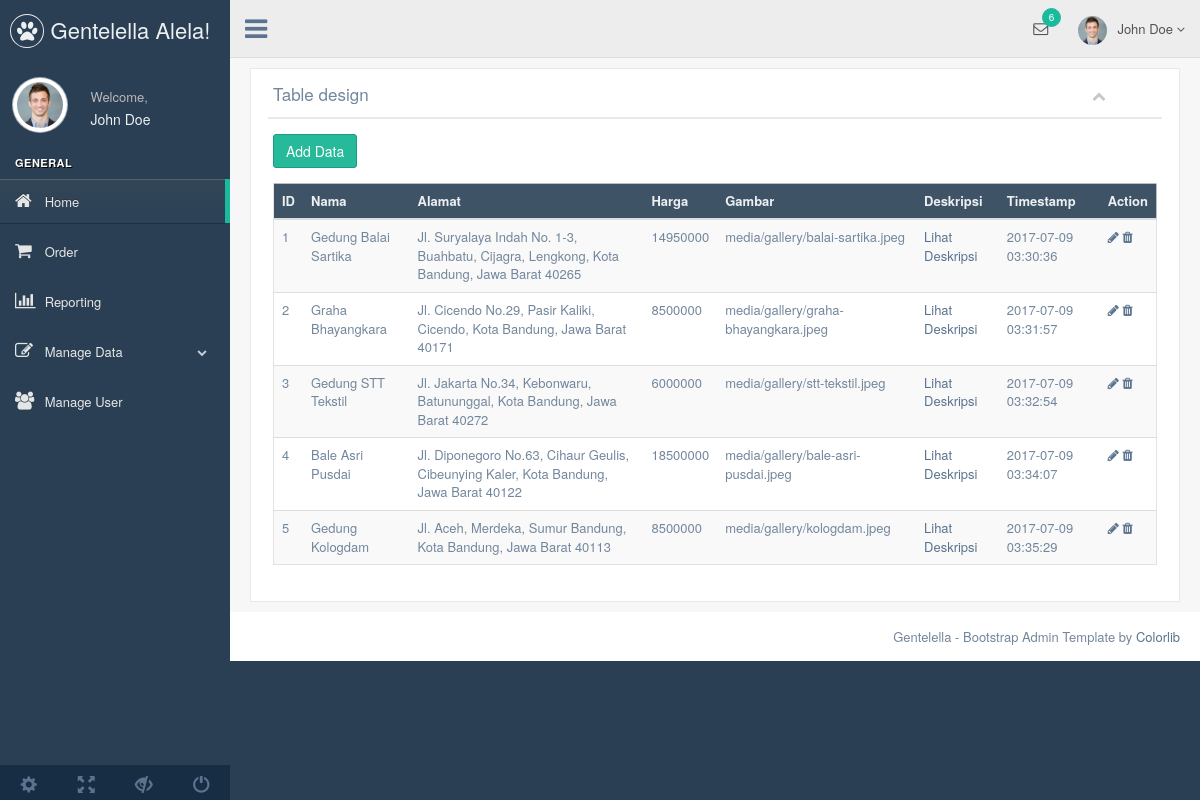
/admin/index.php?menu=gedung (signed in), run on an earlier commit of the app's database.
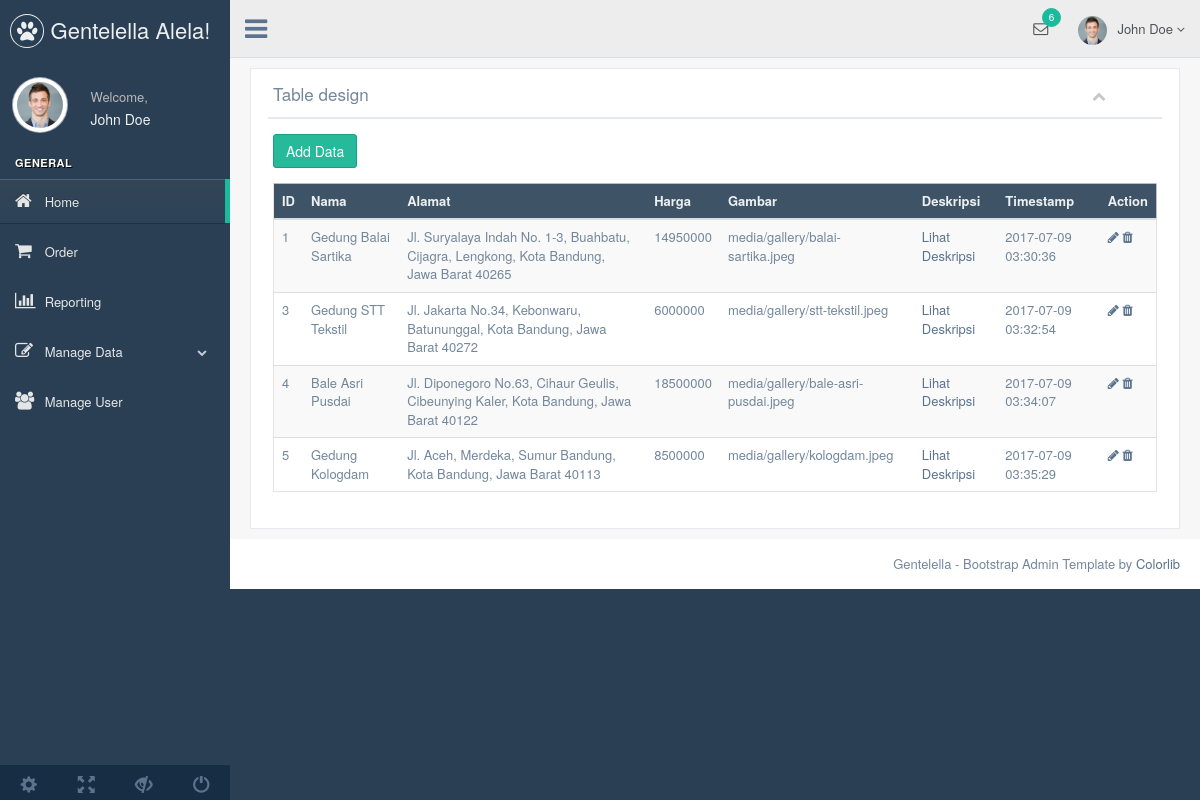
And on a later commit of the database.
### tables this page shows
CREATE TABLE `gedung` (
  `id` int(11) NOT NULL,
  `name` varchar(255) NOT NULL,
  `price` int(11) NOT NULL,
  `image` varchar(255) NOT NULL,
  `address` varchar(255) NOT NULL,
  `description` text NOT NULL,
  `create_date` timestamp NOT NULL DEFAULT CURRENT_TIMESTAMP ON UPDATE CURRENT_TIMESTAMP
);

### admin/gedung.php (the view, shortened to what this page needs)
<div class="row">
  <div class="col-md-12 col-sm-12 col-xs-12">
    <div class="x_panel">
      <div class="x_title">
        <h2>Table design <small>Custom design</small></h2>
        <ul class="nav navbar-right panel_toolbox">
          <li><a class="collapse-link"><i class="fa fa-chevron-up"></i></a></li>
        </ul>
        <div class="clearfix"></div>
      </div>
      <div class="x_content">
        <p><a href="#" class="btn btn-success" data-target="#ModalAdd" data-toggle="modal">Add Data</a></p>
        <div class="table-responsive">
          <table class="table table-striped jambo_table bulk_action">
            <thead>
              <tr class="headings">
                <th class="column-title">ID</th>
                <th class="column-title">Nama</th>
                <th class="column-title">Alamat</th>
                <th class="column-title">Harga</th>
                <th class="column-title">Gambar</th>
                <th class="column-title">Deskripsi</th>
                <th class="column-title">Timestamp</th>
                <th class="column-title no-link last"><span class="nobr">Action</span></th>
              </tr>
            </thead>
            <tbody>
              <?php
                include "koneksi.php";
                $tbname="gedung";
                $modal=mysqli_query($connection, "SELECT * FROM $tbname");
                while($r=mysqli_fetch_array($modal)){
              ?>
                <tr class="even pointer">
                    <td><?php echo $r['id']; ?></td>
                    <td><?php echo $r['name']; ?></td>
                    <td><?php echo $r['address']; ?></td>
                    <td><?php echo $r['price']; ?></td>
                    <td><?php echo $r['image']; ?></td>
                    <td><a href="#" data-target="#ModalDesc<?php echo $r['id']; ?>" data-toggle="modal">Lihat Deskripsi</a></td>
                    <td><?php echo $r['create_date']; ?></td>
                    <td>
                       <a href="#" class='open_modal' id='<?php echo $r['id']; ?>' tbname="<?php echo $tbname; ?>"><i class="fa fa-pencil"></i></a>
                       <a href="#" onclick="confirm_modal('delete_data.php?id=<?php echo $r['id']; ?>&amp;tbname=<?php echo $tbname; ?>');"><i class="fa fa-trash"></i></a>
                    </td>
                </tr>
              <?php } ?>
        </tbody>
        </table>
        </div>
      </div>
    </div>
  </div>
</div>

What changed in the data, as far as the page shows it:
removed gedung: id "2", name "Graha Bhayangkara", address "Jl. Cicendo No.29, Pasir Kaliki, Cicendo, Kota Bandung, Jawa Barat 40171", price "8500000", image "media/gallery/graha-bhayangkara.jpeg", create_date "2017-07-09 03:31:57"
